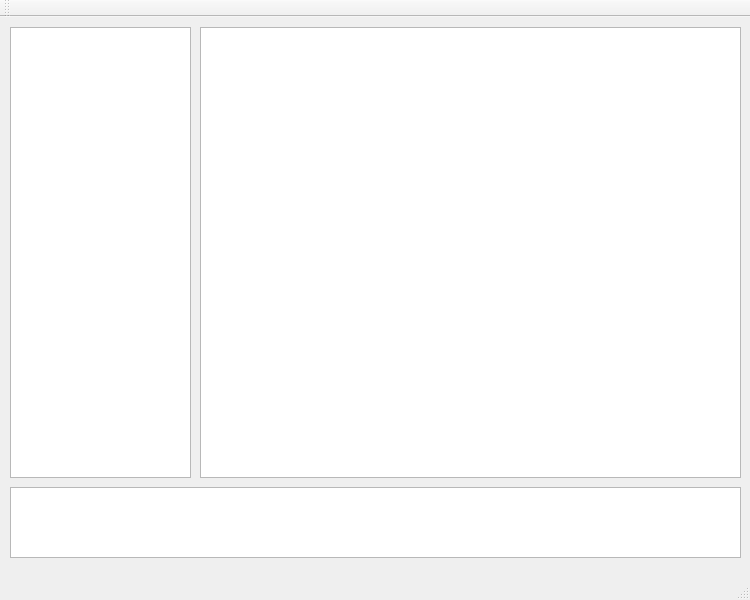
<?xml version="1.0" encoding="UTF-8"?>
<ui version="4.0">
 <class>MainWindow</class>
 <widget class="QMainWindow" name="MainWindow">
  <property name="geometry">
   <rect>
    <x>0</x>
    <y>0</y>
    <width>750</width>
    <height>600</height>
   </rect>
  </property>
  <property name="sizePolicy">
   <sizepolicy hsizetype="Fixed" vsizetype="Fixed">
    <horstretch>0</horstretch>
    <verstretch>0</verstretch>
   </sizepolicy>
  </property>
  <property name="minimumSize">
   <size>
    <width>750</width>
    <height>600</height>
   </size>
  </property>
  <property name="maximumSize">
   <size>
    <width>750</width>
    <height>600</height>
   </size>
  </property>
  <property name="windowTitle">
   <string>MainWindow</string>
  </property>
  <widget class="QWidget" name="centralWidget">
   <property name="sizePolicy">
    <sizepolicy hsizetype="Fixed" vsizetype="Fixed">
     <horstretch>0</horstretch>
     <verstretch>0</verstretch>
    </sizepolicy>
   </property>
   <widget class="QPlainTextEdit" name="messageBox">
    <property name="geometry">
     <rect>
      <x>10</x>
      <y>470</y>
      <width>731</width>
      <height>71</height>
     </rect>
    </property>
    <property name="sizePolicy">
     <sizepolicy hsizetype="Maximum" vsizetype="Maximum">
      <horstretch>0</horstretch>
      <verstretch>0</verstretch>
     </sizepolicy>
    </property>
   </widget>
   <widget class="QTextBrowser" name="chatMessages">
    <property name="geometry">
     <rect>
      <x>200</x>
      <y>10</y>
      <width>541</width>
      <height>451</height>
     </rect>
    </property>
    <property name="sizePolicy">
     <sizepolicy hsizetype="Maximum" vsizetype="Maximum">
      <horstretch>0</horstretch>
      <verstretch>0</verstretch>
     </sizepolicy>
    </property>
    <property name="maximumSize">
     <size>
      <width>541</width>
      <height>16777215</height>
     </size>
    </property>
   </widget>
   <widget class="QListWidget" name="usersList">
    <property name="geometry">
     <rect>
      <x>10</x>
      <y>10</y>
      <width>181</width>
      <height>451</height>
     </rect>
    </property>
    <property name="editTriggers">
     <set>QAbstractItemView::NoEditTriggers</set>
    </property>
    <property name="showDropIndicator" stdset="0">
     <bool>false</bool>
    </property>
   </widget>
  </widget>
  <widget class="QMenuBar" name="menuBar">
   <property name="geometry">
    <rect>
     <x>0</x>
     <y>0</y>
     <width>750</width>
     <height>26</height>
    </rect>
   </property>
  </widget>
  <widget class="QToolBar" name="mainToolBar">
   <attribute name="toolBarArea">
    <enum>TopToolBarArea</enum>
   </attribute>
   <attribute name="toolBarBreak">
    <bool>false</bool>
   </attribute>
  </widget>
  <widget class="QStatusBar" name="statusBar"/>
 </widget>
 <layoutdefault spacing="6" margin="11"/>
 <resources/>
 <connections/>
</ui>
